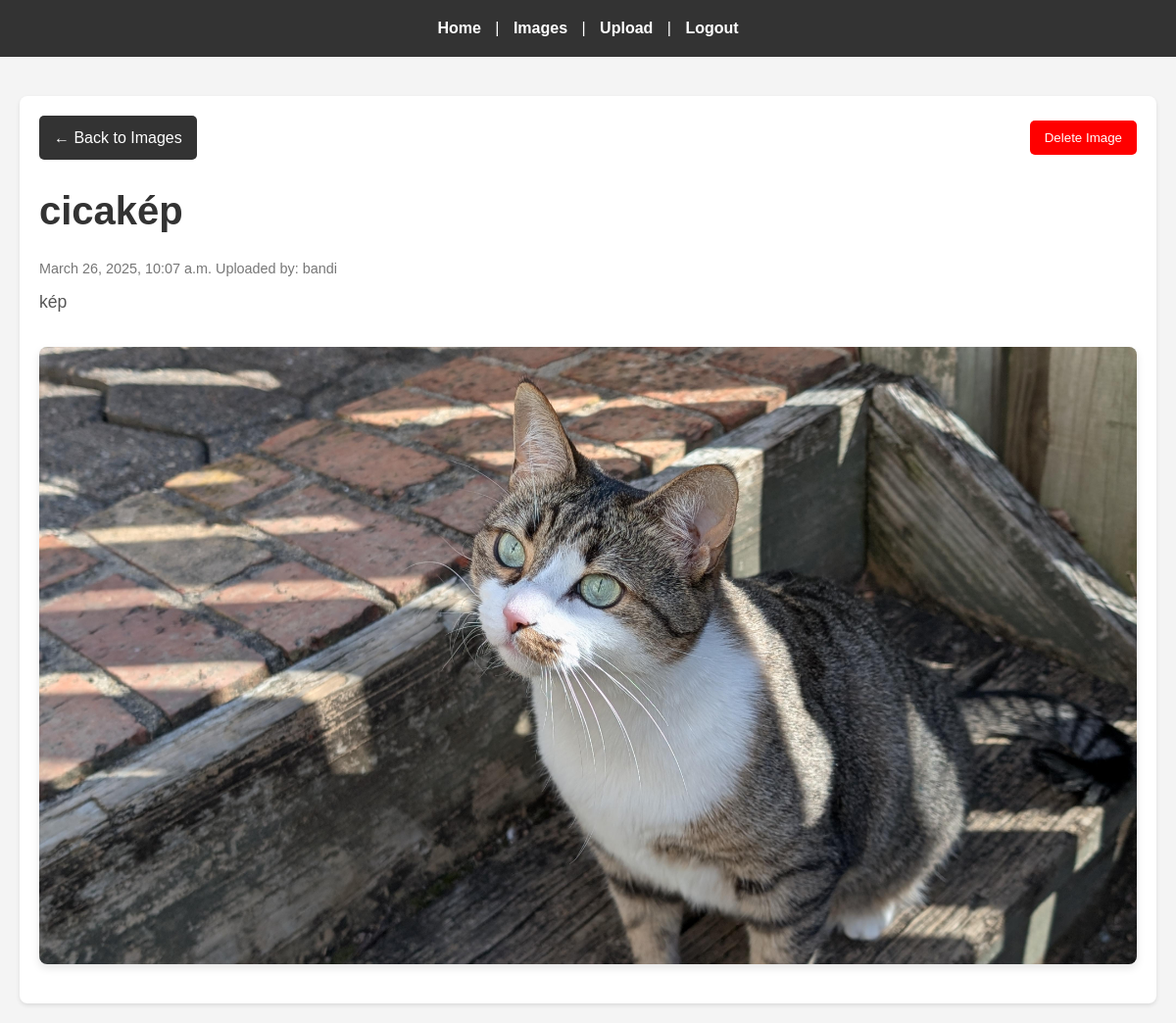
Before: /images/cicakep (signed in) with the older database file.
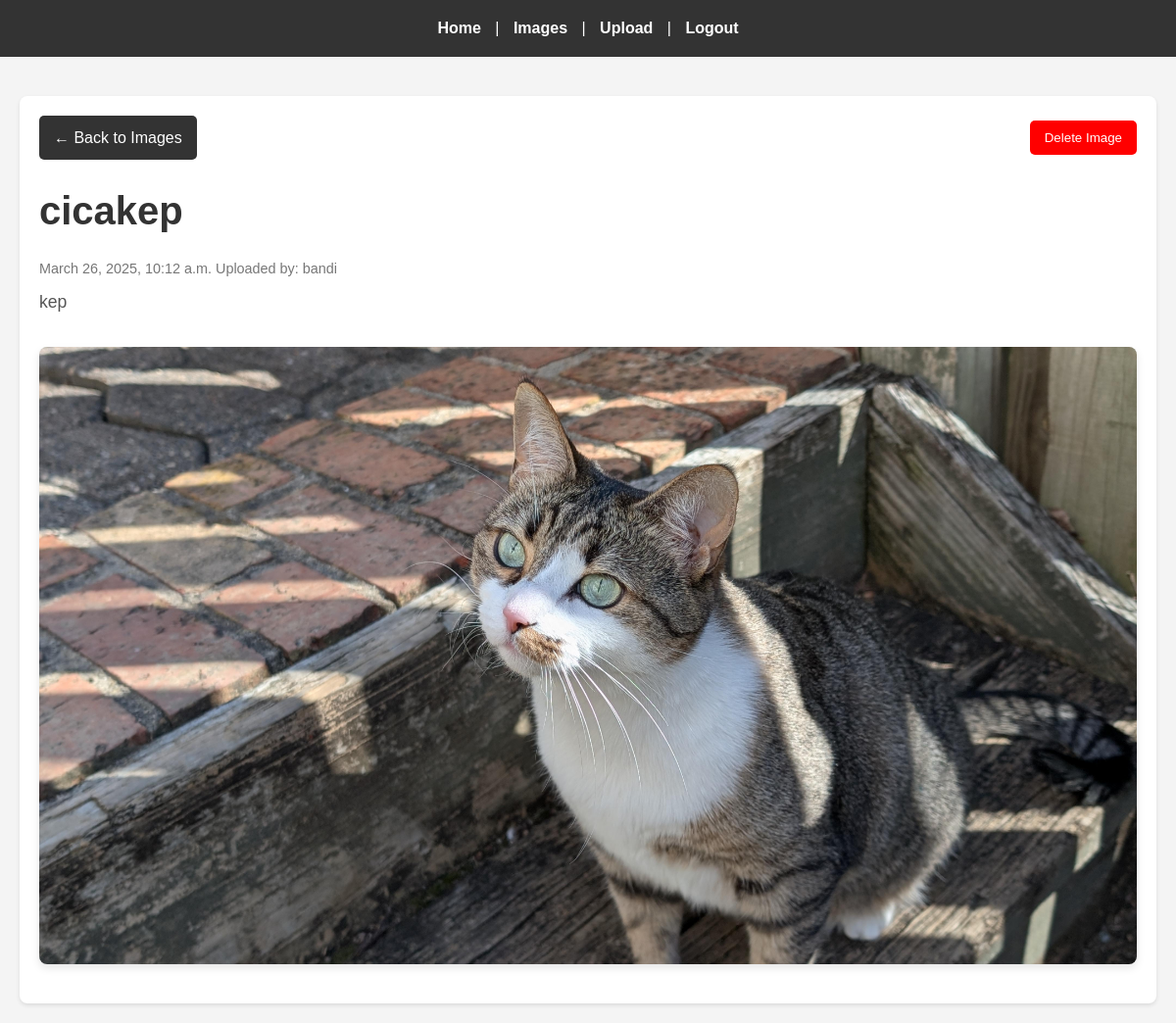
After: the same page with the newer database file.
### images/models.py (models this page shows, shortened)
class Image(models.Model):
    title = models.CharField(max_length=48)
    body = models.TextField()
    slug = models.SlugField(max_length=48, unique=True)
    date = models.DateTimeField(auto_now_add=True)
    banner = models.ImageField(default='fallback.png', blank=True)
    author = models.ForeignKey('auth.User', on_delete=models.CASCADE, default=1)

### images/views.py (the view)
# urls.py: path('<slug:slug>', views.image_page, name="page"),
@login_required
def image_page(request, slug):
    image = Image.objects.get(slug=slug)
    return render(request,  'images/image_page.html', {'image': image})

### images/templates/images/image_page.html (shortened to what this page needs)
{% extends 'layout.html' %}
{% load static %}
{% block content %}
    <section class="image-page">
        <div class="button-row">
            <a href="{% url 'images:list' %}" class="back-button">
                &larr; Back to Images
            </a>
            <div class="delete-container">
                <form method="post" action="{% url 'images:delete' slug=image.slug %}" onsubmit="return confirm('Are you sure you want to delete this image?');">
                    <button type="submit" class="delete-button">
                        Delete Image
                    </button>
                </form>
            </div>
        </div>
        <h1 class="image-title">{{ image.title }}</h1>
        <p class="image-card-date">{{ image.date }}
                                Uploaded by: {{ image.author }}</p>
        <p class="image-body">{{ image.body }}</p>
        <img
            class="banner"
            src="{{ image.banner.url }}"
            alt="{{ image.title }}"
        />
    </section>
{% endblock %}

Changed rows visible on the page:
removed Image: title "cicakép", date "March 26, 2025, 10:07 a.m.", author "bandi", body "kép", banner (picture)
added Image: title "cicakep", date "March 26, 2025, 10:12 a.m.", author "bandi", body "kep", banner (picture)
